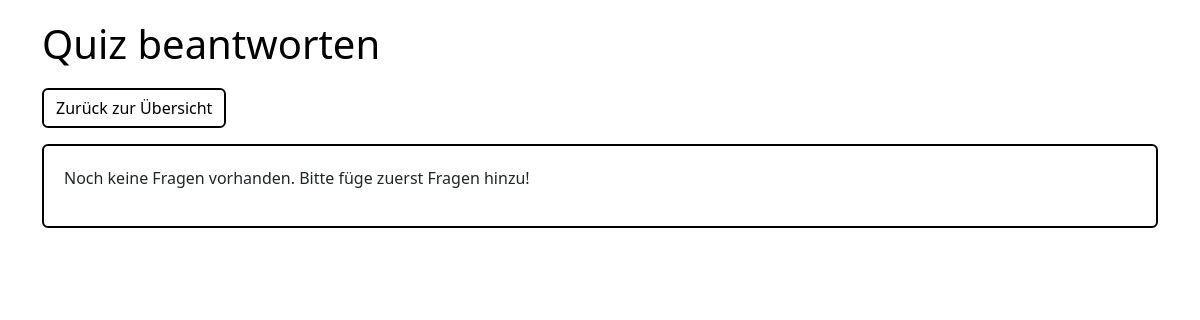
The page /quiz on the database as committed earlier.
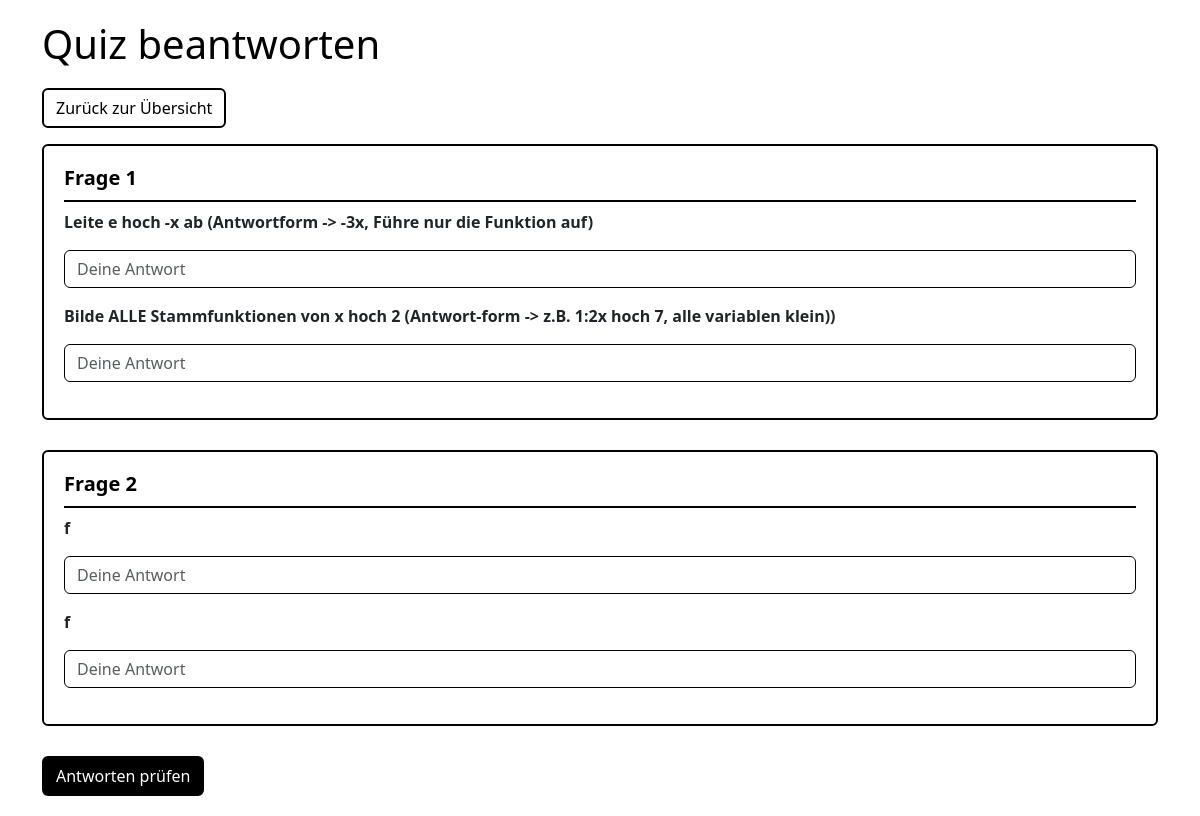
The same page on the database as committed later.
### tables this page shows
CREATE TABLE text_quiz (
    Id INTEGER PRIMARY KEY AUTOINCREMENT,
    quiz_titel TEXT,
    frage1 TEXT,
    antwort1 TEXT,
    frage2 TEXT,
    antwort2 TEXT
);

### app.py (the view, shortened to what this page needs)
@app.route('/quiz', methods=['GET', 'POST'])
def quiz():
    conn = get_db_connection()
    text_quiz = conn.execute('SELECT * FROM text_quiz').fetchall()
    conn.close()
    return render_template('quiz.html', text_quiz=text_quiz)

### app.py (called while the page is built)
def get_db_connection():
    conn = sqlite3.connect('database.db')
    conn.row_factory = sqlite3.Row
    return conn

### templates/quiz.html (shortened to what this page needs)
<!DOCTYPE html>
<html lang="de">
<head>
    <link href="https://cdn.jsdelivr.net/npm/bootstrap@5.3.8/dist/css/bootstrap.min.css" rel="stylesheet">
    <link rel="stylesheet" href="{{ url_for('static', filename='style2/style.css') }}">
</head>
<body>
    <div class="container">
        <h1>Quiz beantworten</h1>
        <a href="{{ url_for('index') }}" class="btn btn-secondary mb-3">Zurück zur Übersicht</a>
        {% if text_quiz|length == 0 %}
            <div class="card">
                <div class="card-body">
                    <p>Noch keine Fragen vorhanden. Bitte füge zuerst Fragen hinzu!</p>
                </div>
            </div>
        {% elif not erstelltes_Quiz %}
            <form action="{{ url_for('quiz') }}" method="POST">
                {% for quiz in text_quiz %}
                <div class="card frage-card">
                    <div class="card-body">
                        <h5>Frage {{ loop.index }}</h5>
                        <div class="mb-3">
                            <strong>{{ quiz['frage1'] }}</strong>
                        </div>
                        <div class="mb-3">
                            <input type="text" name="antwort1_{{ quiz['Id'] }}" class="form-control" placeholder="Deine Antwort" required>
                        </div>
                        <div class="mb-3">
                            <strong>{{ quiz['frage2'] }}</strong>
                        </div>
                        <div class="mb-3">
                            <input type="text" name="antwort2_{{ quiz['Id'] }}" class="form-control" placeholder="Deine Antwort" required>
                        </div>
                    </div>
                </div>
                {% endfor %}
                <button type="submit" class="btn btn-primary">Antworten prüfen</button>
            </form>
        {% endif %}
    </div>
</body>
</html>

### static/style2/style.css (style rules this page uses)
body { background-color: #ffffff; padding: 20px; }
h1 { color: #000; margin-bottom: 20px; }
.card { background-color: #fff; border: 2px solid #000; margin-bottom: 20px; }
.card-body { padding: 20px; }
h5 { color: #000; border-bottom: 2px solid #000; padding-bottom: 10px; font-weight: bold; }
.form-control { margin-bottom: 10px; border: 1px solid #000; }

### templates/quiz.html (style rules this page uses)
body { background-color: #ffffff; padding: 20px; }
h1 { color: #000; margin-bottom: 20px; }
.card { background-color: #fff; border: 2px solid #000; margin-bottom: 20px; }
.card-body { padding: 20px; }
h5 { color: #000; border-bottom: 2px solid #000; padding-bottom: 10px; font-weight: bold; }
.form-control { margin-bottom: 10px; border: 1px solid #000; }
.btn-primary { background-color: #000; border: 2px solid #000; color: #fff; }
.btn-secondary { background-color: #fff; border: 2px solid #000; color: #000; }
.frage-card { margin-bottom: 30px; }

Rows that differ between the two databases and show on the page:
added text_quiz: frage1 "Leite e hoch -x ab (Antwortform -> -3x, Führe nur die Funktion auf)", frage2 "Bilde ALLE Stammfunktionen von x hoch 2 (Antwort-form -> z.B. 1:2x hoch 7, alle variablen klein))"
added text_quiz: frage1 "f", frage2 "f"
Other text that changed with them:
text no longer shown: "Noch keine Fragen vorhanden. Bitte füge zuerst Fragen hinzu!"
text now shown: "Antworten prüfen"
